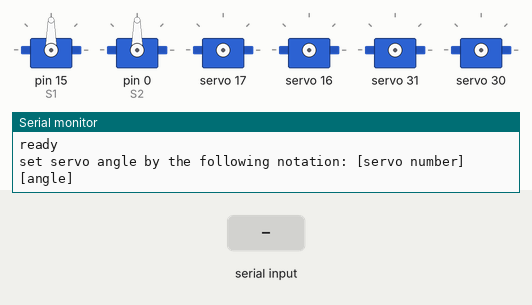
Simulated run of this sketch. Board: Arduino Uno, built with avr-gcc and run on an emulated ATmega328P. Parts: 6 × servo, the last lines printed to the serial monitor. Inputs (shaded band) come from the test bench.

Above: at 1.2 s.
1.3 s: "1\n" received over Serial
3.8 s: "2\n" received over Serial
6.3 s: "3\n" received over Serial
At 8.4 s:
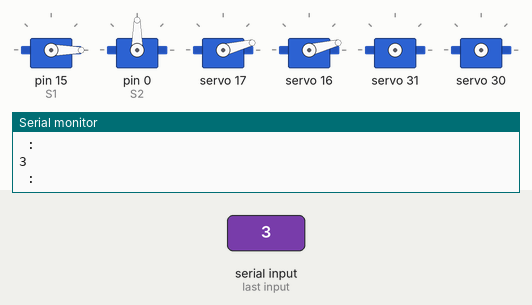
8.8 s: "4\n" received over Serial
11.3 s: "5\n" received over Serial
13.8 s: "1 90\n" received over Serial
At 15.5 s:
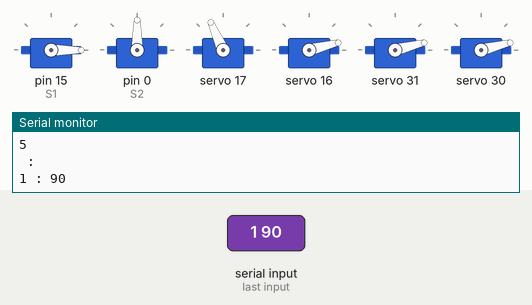
Timing chart, 0 to 17.0 s (numbered marks = the images above; inputs shaded):
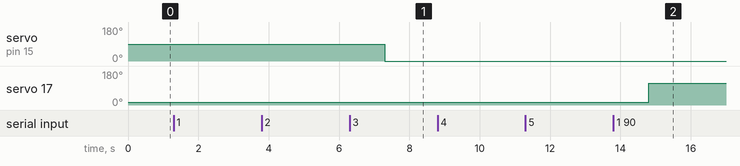

The sketch:

02_ServoCalibration.ino
```cpp
/**
 * Program to calibrate positions of all servos
 * Created:   08.05.2022
 * Modified:  28.05.2022
 * Author:    Philipp Schulz
 */
#include <Wire.h>
#include <Adafruit_PWMServoDriver.h>
#include <Servo.h>
Adafruit_PWMServoDriver pwmBoard = Adafruit_PWMServoDriver(0x41);   //object of the pwm driver board
Servo S1;         // Servo object 1
Servo S2;         // Servo object 2

#define FREQUENCY 50

#define SERVOMIN  697  // This is the 'minimum' pulse length count (out of 4096)
#define SERVOMAX  2741 // This is the 'maximum' pulse length count (out of 4096)

//TODO: IMPLEMENT SERVO MODELS FROM CALIBRATION

// --------------------------used PWM pins on boards----------------------
/* Servo Nr. | Leg Nr. | Location  | Direction | Joint | Connection | Pin Nr.
       1     |    1    |   front   |    left   |  hip  | PWM Board  |    1
       2     |    1    |   front   |    left   | knee  | PWM Board  |    0
       3     |    1    |   front   |    left   | foot  |    MCU     |   PWM1/5
       4     |    2    |   front   |   right   |  hip  | PWM Board  |    15
       5     |    2    |   front   |   right   | knee  | PWM Board  |    14
       6     |    2    |   front   |   right   | foot  |    MCU     |   PWM2/6
       7     |    3    |  middle   |    left   |  hip  | PWM Board  |    4
       8     |    3    |  middle   |    left   | knee  | PWM Board  |    3
       9     |    3    |  middle   |    left   | foot  | PWM Board  |    2
      10     |    4    |  middle   |   right   |  hip  | PWM Board  |    11
      11     |    4    |  middle   |   right   | knee  | PWM Board  |    12
      12     |    4    |  middle   |   right   | foot  | PWM Board  |    13
      13     |    5    |   back    |    left   |  hip  | PWM Board  |    7
      14     |    5    |   back    |    left   | knee  | PWM Board  |    6
      15     |    5    |   back    |    left   | foot  | PWM Board  |    5
      16     |    6    |   back    |   right   |  hip  | PWM Board  |    8
      17     |    6    |   back    |   right   | knee  | PWM Board  |    9
      18     |    6    |   back    |   right   | foot  | PWM Board  |    10
// --------------------------used PWM pins on boards----------------------*/

// variables for homing
long startAngle = 0;
int homingDelay = 1000;

//converts given angle to a number in 4096 for the PWM board
int pulseWidth(int angle){
  int pulse_wide, analog_value;
  pulse_wide = map(angle, 0, 180, SERVOMIN, SERVOMAX);
  analog_value = int(float(pulse_wide) / 1000000 * FREQUENCY * 4096);
  return analog_value;
}

// https://stackoverflow.com/questions/9072320/split-string-into-string-array
String getValue(String data, char separator, int index)
{
  int found = 0;
  int strIndex[] = {0, -1};
  int maxIndex = data.length()-1;

  for(int i=0; i<=maxIndex && found<=index; i++){
    if(data.charAt(i)==separator || i==maxIndex){
        found++;
        strIndex[0] = strIndex[1]+1;
        strIndex[1] = (i == maxIndex) ? i+1 : i;
    }
  }

  return found>index ? data.substring(strIndex[0], strIndex[1]) : "";
}

// method to set a servo by its number to a new targetPosition
void setServoByNumber(int servoNumber, float targetPosition) {
  //TODO: CHANGE SERVO CONNECTIONS (CURRENTLY ALL SET TO 9)
  switch(servoNumber) {                                   // go over all possible servo numbers
    case 1:
      pwmBoard.setPWM(1,0,pulseWidth(targetPosition));    // move servo 1 in position
      break;
    case 2:
      pwmBoard.setPWM(0,0,pulseWidth(targetPosition));    // move servo 2 in position
      break;
    case 3:
      S1.write(targetPosition);                           // move servo 3 in position
      break;
    case 4:
      pwmBoard.setPWM(15,0,pulseWidth(targetPosition));   // move servo 4 in position
      break;
    case 5:
      pwmBoard.setPWM(14,0,pulseWidth(targetPosition));   // move servo 5 in position
      break;
    case 6:
      S2.write(targetPosition);                           // move servo 6 in position
      break;
    case 7:
      pwmBoard.setPWM(4,0,pulseWidth(targetPosition));    // move servo 7 in position
      break;
    case 8:
      pwmBoard.setPWM(3,0,pulseWidth(targetPosition));    // move servo 8 in position
      break;
    case 9:
      pwmBoard.setPWM(2,0,pulseWidth(targetPosition));    // move servo 9 in position
      break;
    case 10:
      pwmBoard.setPWM(11,0,pulseWidth(targetPosition));   // move servo 10 in position
      break;
    case 11:
      pwmBoard.setPWM(12,0,pulseWidth(targetPosition));   // move servo 11 in position
      break;
    case 12:
      pwmBoard.setPWM(13,0,pulseWidth(targetPosition));   // move servo 12 in position
      break;
    case 13:
      pwmBoard.setPWM(7,0,pulseWidth(targetPosition));    // move servo 13 in position
      break;
    case 14:
      pwmBoard.setPWM(6,0,pulseWidth(targetPosition));    // move servo 14 in position
      break;
    case 15:
      pwmBoard.setPWM(5,0,pulseWidth(targetPosition));    // move servo 15 in position
      break;
    case 16:
      pwmBoard.setPWM(8,0,pulseWidth(targetPosition));    // move servo 16 in position
      break;
    case 17:
      pwmBoard.setPWM(9,0,pulseWidth(targetPosition));    // move servo 17 in position
      break;
    case 18:
      pwmBoard.setPWM(10,0,pulseWidth(targetPosition));   // move servo 18 in position
      break;
  }
}


// method to home all servos based on the initial target values
void homeServos() {
  Serial.println("starting homing");
  setServoByNumber(2,startAngle);                            // home knee joint front left
  setServoByNumber(3,startAngle);                            // home foot joint front left
  delay(homingDelay);
  setServoByNumber(4,startAngle);                            // home knee joint front right
  setServoByNumber(5,startAngle);                            // home foot joint front right
  delay(homingDelay);
  setServoByNumber(8,startAngle);                            // home knee joint middle left
  setServoByNumber(9,startAngle);                            // home foot joint middle left
  delay(homingDelay);
  setServoByNumber(11,startAngle);                           // home knee joint middle right
  setServoByNumber(12,startAngle);                           // home foot joint middle right
  delay(homingDelay);
  setServoByNumber(14,startAngle);                           // home knee joint back left
  setServoByNumber(15,startAngle);                           // home foot joint back left
  delay(homingDelay);
  setServoByNumber(17,startAngle);                           // home knee joint back right
  setServoByNumber(18,startAngle);                           // home foot joint back right
  delay(homingDelay);
  setServoByNumber(1,startAngle);                            // home hip joint front left
  delay(homingDelay);
  setServoByNumber(4,startAngle);                            // home hip joint front right
  delay(homingDelay);
  setServoByNumber(7,startAngle);                            // home hip joint middle left
  delay(homingDelay);
  setServoByNumber(10,startAngle);                           // home hip joint middle right
  delay(homingDelay);
  setServoByNumber(13,startAngle);                           // home hip joint back left
  delay(homingDelay);
  setServoByNumber(16,startAngle);                           // home hip joint back right
  delay(homingDelay);
}

void setup() {
  pwmBoard.begin();
  pwmBoard.setPWMFreq(FREQUENCY);
  //S1.attach(9,SERVOMIN,SERVOMAX);
  //S2.attach(10,SERVOMIN-200,SERVOMAX);
  S1.attach(15,SERVOMIN,SERVOMAX);
  S2.attach(0,SERVOMIN-200,SERVOMAX);
  Serial.begin(9600);
  //homeServos();
  Serial.println("ready");
  Serial.println("set servo angle by the following notation: [servo number] [angle]");
}

void loop() {
  if(Serial.available()) {
    String serialData = Serial.readString();
    setServoByNumber(getValue(serialData,' ',0).toInt(),getValue(serialData,' ',1).toInt());
    Serial.println(getValue(serialData,' ',0)+" : "+getValue(serialData,' ',1));
  }
}
```

Measured:
- after the input at 6.3 s, servo on pin 15 (S1): 90° → 0° after 1.0 s
- after the input at 13.8 s, servo 17: 14° → 114° after 1.0 s
